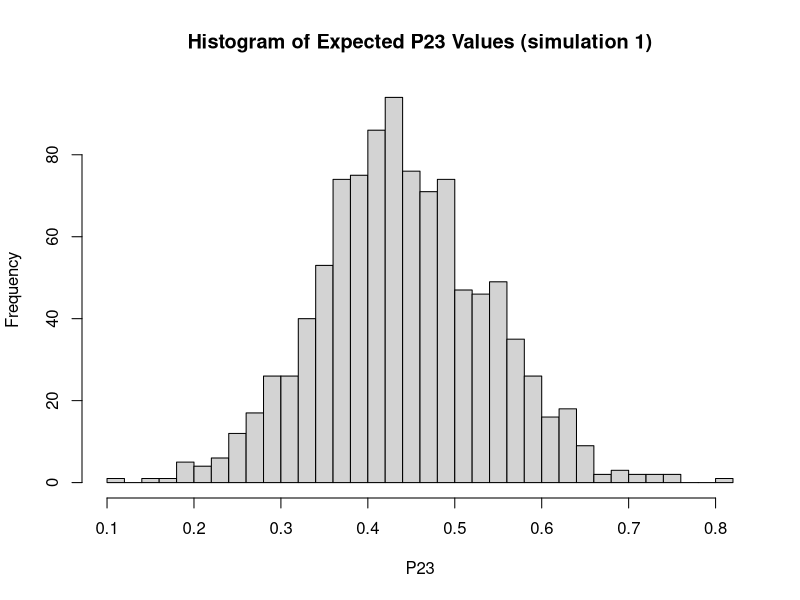
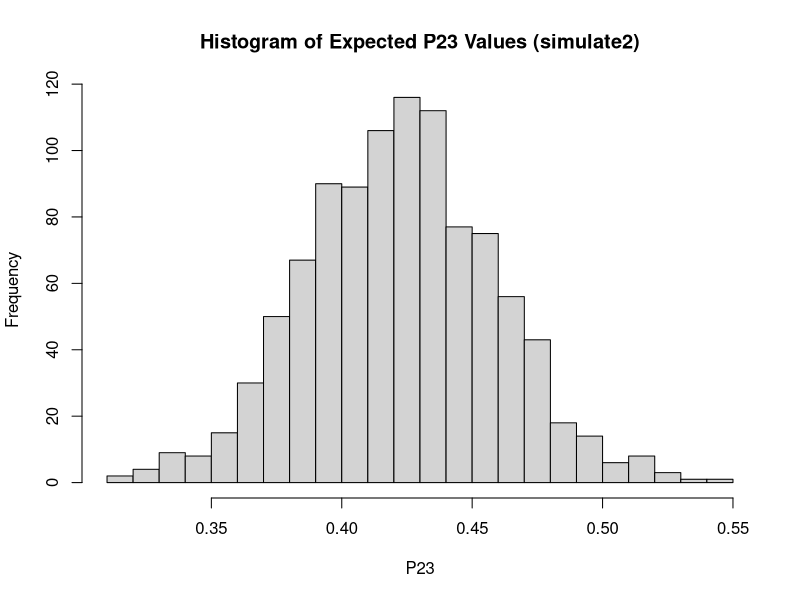
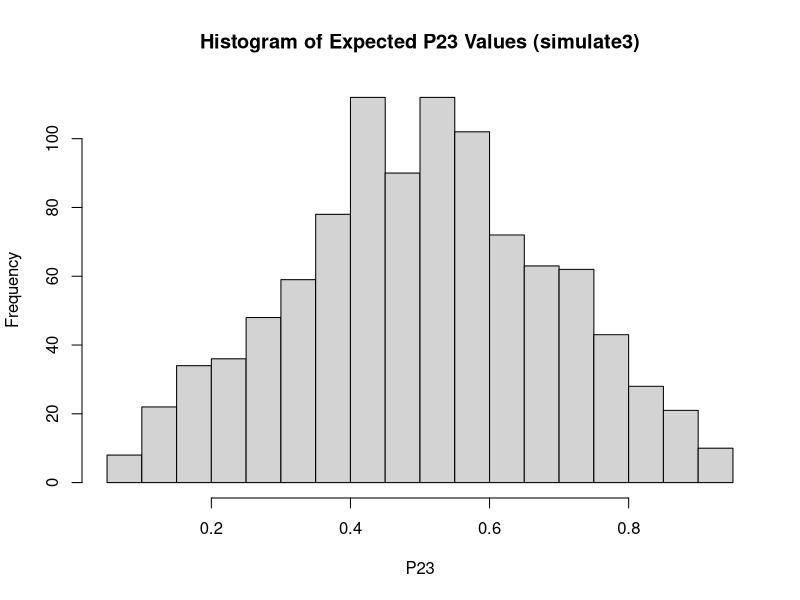

The R script that drew these images, in order:
simulate1 <- function() {
  initial_chain <- c(1, 2, 3, 2, 3, 1, 2, 1, 3, 2, 1, 3)
  transition_counts <- matrix(1, nrow = 3, ncol = 3)
  
  # Update counts with initial chain
  for (i in 1:(length(initial_chain) - 1)) {
    transition_counts[initial_chain[i], initial_chain[i + 1]] <- transition_counts[initial_chain[i], initial_chain[i + 1]] + 1
  }
  
  expected_transition_matrix <- apply(transition_counts, 1, function(row) row / sum(row))
  total_length <- 500
  current_state <- initial_chain[length(initial_chain)]
  
  # Simulate the rest of the chain
  for (i in (length(initial_chain) + 1):total_length) {
    transition_prob <- expected_transition_matrix[current_state, ]
    next_state <- sample(1:3, size = 1, prob = transition_prob)
    
    transition_counts[current_state, next_state] <- transition_counts[current_state, next_state] + 1
    expected_transition_matrix <- apply(transition_counts, 1, function(row) row / sum(row))
    current_state <- next_state
  }
  
  return(expected_transition_matrix)
}
cat("Expected value of P when the data is all observed and all simulated values: ", simulate1(),  "\n\n")

# Function to extract P23 from the transition matrix
extract_P23 <- function(matrix) {
  return(matrix[2, 3])
}
P23_values <- replicate(1000, extract_P23(simulate1()))
hist(P23_values, main = "Histogram of Expected P23 Values (simulation 1)", xlab = "P23", breaks = 30)


simulate2 <- function() {
  initial_chain <- c(1, 2, 3, 2, 3, 1, 2, 1, 3, 2, 1, 3)
  transition_counts <- matrix(1, nrow = 3, ncol = 3)
  
  # Update counts with initial chain
  for (i in 1:(length(initial_chain) - 1)) {
    transition_counts[initial_chain[i], initial_chain[i + 1]] <- transition_counts[initial_chain[i], initial_chain[i + 1]] + 1
  }
  
  initial_expected_matrix <- apply(transition_counts, 1, function(row) row / sum(row))
  total_length <- 500
  current_state <- initial_chain[length(initial_chain)]
  
  # Simulate the rest of the chain
  for (i in (length(initial_chain) + 1):total_length) {
    transition_prob <- initial_expected_matrix[current_state, ]
    
    next_state <- sample(1:3, size = 1, prob = transition_prob)
    transition_counts[current_state, next_state] <- transition_counts[current_state, next_state] + 1
    current_state <- next_state
  } 
  final_expected_matrix <- apply(transition_counts, 1, function(row) row / sum(row))
  
  return(final_expected_matrix)
}
cat("Expected value of P in simulation 2: ", simulate2(),  "\n\n")

P23_values_simulate2 <- replicate(1000, extract_P23(simulate2()))
hist(P23_values_simulate2, main = "Histogram of Expected P23 Values (simulate2)", xlab = "P23", breaks = 30)

#install.packages("LearnBayes")
library(LearnBayes)

simulate3 <- function() {
  initial_chain <- c(1, 2, 3, 2, 3, 1, 2, 1, 3, 2, 1, 3)
  transition_counts <- matrix(1, nrow = 3, ncol = 3)
  
  # Update counts with initial chain
  for (i in 1:(length(initial_chain) - 1)) {
    transition_counts[initial_chain[i], initial_chain[i + 1]] <- transition_counts[initial_chain[i], initial_chain[i + 1]] + 1
  }
  
  # Parameters for the Dirichlet posterior for each row of P
  dirichlet_parameters <- list(c(1, 3, 3), c(3, 1, 3), c(2, 3, 1))
  
  sampled_transition_matrix <- t(sapply(dirichlet_parameters, rdirichlet, n = 1))
  total_length <- 500
  
  # Simulate the rest of the chain
  current_state <- initial_chain[length(initial_chain)]
  for (i in (length(initial_chain) + 1):total_length) {
    # Simulate the next state based on the sampled transition matrix
    transition_prob <- sampled_transition_matrix[current_state, ]
    
    next_state <- sample(1:3, size = 1, prob = transition_prob)
    transition_counts[current_state, next_state] <- transition_counts[current_state, next_state] + 1    
    current_state <- next_state
  }
  
  final_expected_matrix <- apply(transition_counts, 1, function(row) row / sum(row))  
  return(final_expected_matrix)
}
cat("Expected value of P in simulation 3: ", simulate2(),  "\n\n")

P23_values_simulate3 <- replicate(1000, extract_P23(simulate3()))
hist(P23_values_simulate3, main = "Histogram of Expected P23 Values (simulate3)", xlab = "P23", breaks = 30)
